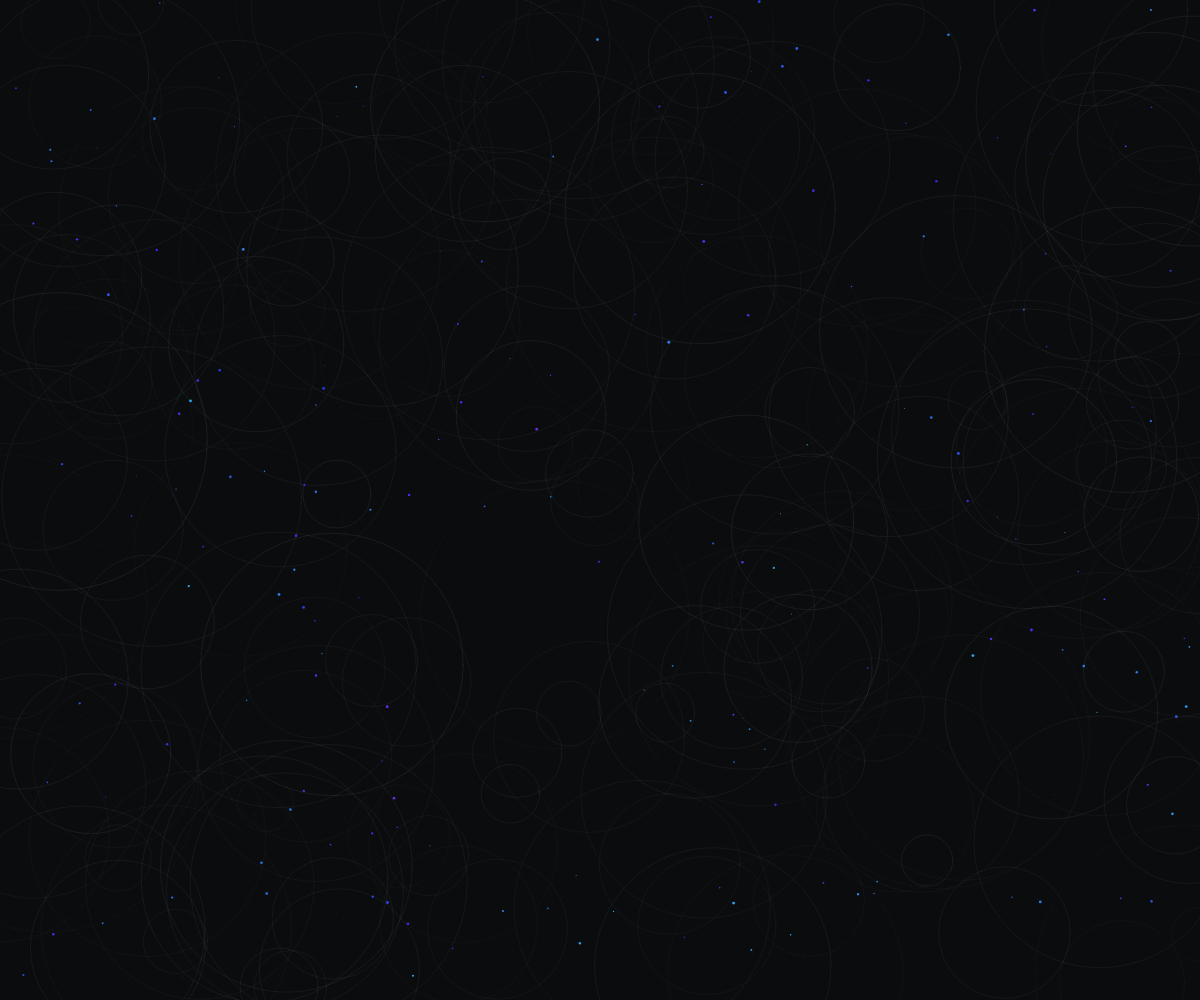
Frame 1 (no input)
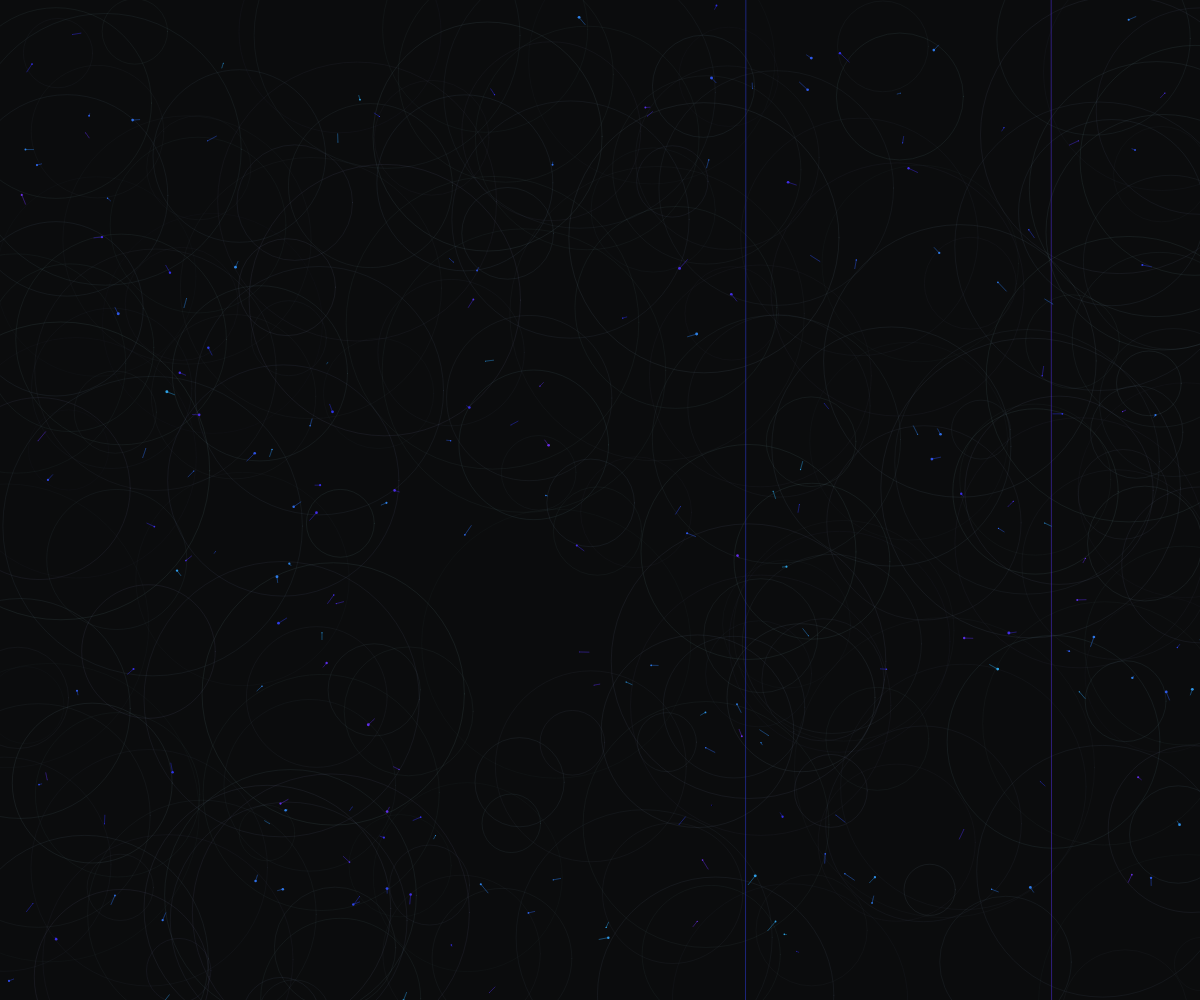
Frame 60 (no input)
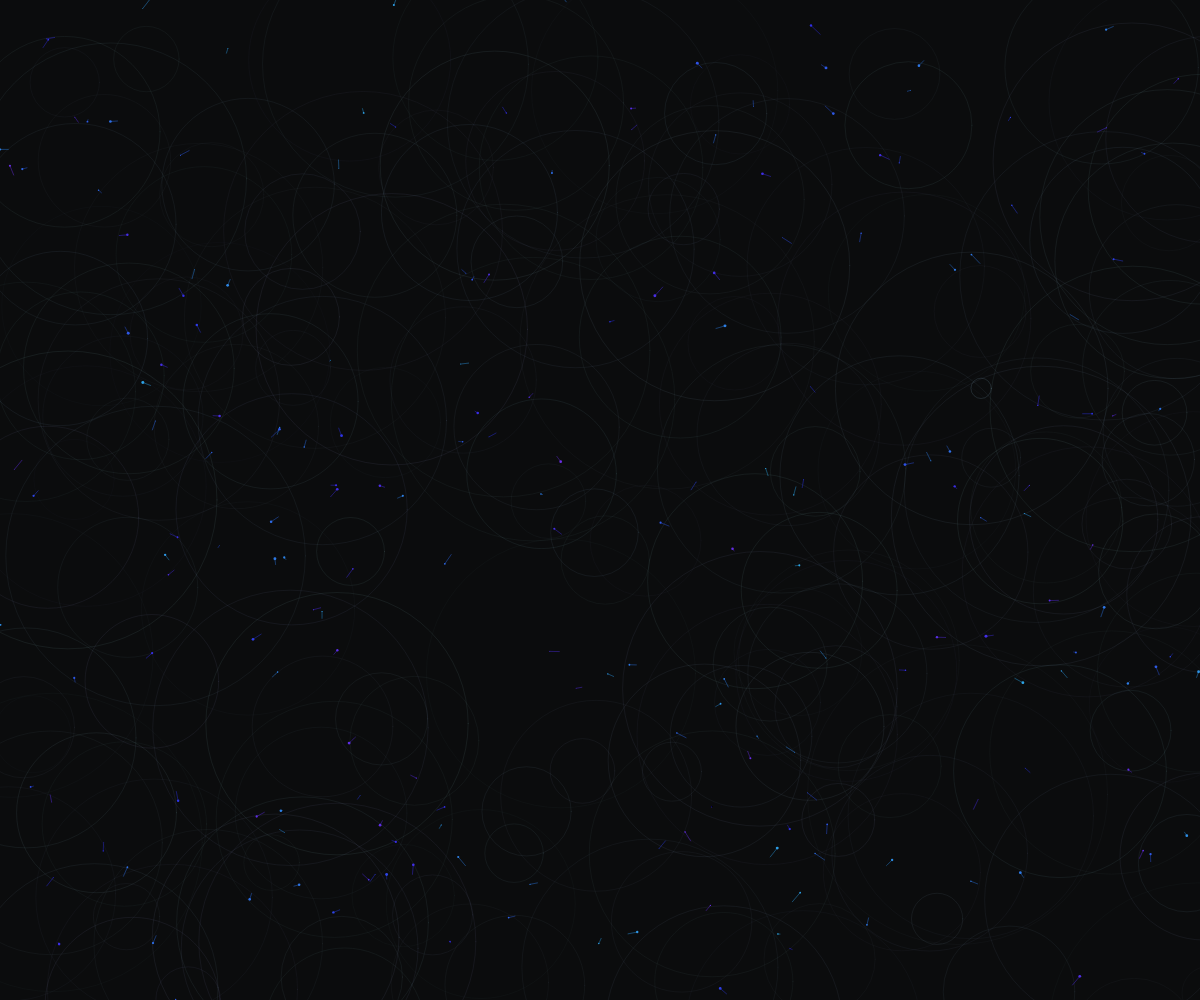
Frame 120 (the mouse pressed at the canvas centre since frame 60)

The p5.js sketch that drew these frames (run headless with seeded random() and noise() and a simulated clock; from frame 60 on, the mouse is pressed at the canvas centre):

// p5.js sketch
// ── sketch.js
let circles = [];
let stars = [];
let rippleCount = 0;
const maxRipples = 50;
let ripples = [];

function setup() {
  createCanvas(windowWidth, windowHeight);
  colorMode(HSB, 360, 100, 100, 1);
  
  // Create background circles
  for (let i = 0; i < 200; i++) {
    circles.push({
      x: random(width),
      y: random(height),
      size: random(50, 300),
      speed: random(0.001, 0.005),
      hue: random(180, 240),
      alpha: random(0.02, 0.08)
    });
  }
  
  // Create stars
  for (let i = 0; i < 200; i++) {
    stars.push({
      x: random(width),
      y: random(height),
      size: random(0.5, 3),
      speedX: random(-0.5, 0.5),
      speedY: random(-0.5, 0.5),
      hue: random(200, 260),
      trail: [],
      maxTrailLength: 20
    });
  }
  
  // Initialize ripples
  for (let i = 0; i < maxRipples; i++) {
    ripples.push({
      x: 0,
      y: 0,
      size: 0,
      alpha: 0,
      maxAlpha: random(0.3, 0.6),
      growth: random(0.5, 2),
      decay: random(0.005, 0.01)
    });
  }
}

function draw() {
  background(220, 10, 5);
  
  // Update and display circles
  for (let circle of circles) {
    circle.x += sin(frameCount * circle.speed) * 0.5;
    circle.y += cos(frameCount * circle.speed) * 0.5;
    
    noFill();
    stroke(circle.hue, 30, 90, circle.alpha);
    ellipse(circle.x, circle.y, circle.size);
  }
  
  // Update and display stars
  for (let star of stars) {
    // Move star
    star.x += star.speedX;
    star.y += star.speedY;
    
    // Wrap around edges
    if (star.x < -10) star.x = width + 10;
    if (star.x > width + 10) star.x = -10;
    if (star.y < -10) star.y = height + 10;
    if (star.y > height + 10) star.y = -10;
    
    // Add to trail
    star.trail.push({x: star.x, y: star.y});
    if (star.trail.length > star.maxTrailLength) {
      star.trail.shift();
    }
    
    // Draw trail
    noFill();
    stroke(star.hue, 80, 90, 0.5);
    beginShape();
    for (let point of star.trail) {
      vertex(point.x, point.y);
    }
    endShape();
    
    // Draw star
    fill(star.hue, 80, 90);
    noStroke();
    ellipse(star.x, star.y, star.size);
  }
  
  // Create ripples occasionally
  if (frameCount % 100 === 0 && rippleCount < maxRipples) {
    let ripple = ripples[rippleCount];
    ripple.x = random(width);
    ripple.y = random(height);
    ripple.size = 0;
    ripple.alpha = ripple.maxAlpha;
    rippleCount++;
  }
  
  // Update and display ripples
  for (let i = 0; i < rippleCount; i++) {
    let ripple = ripples[i];
    ripple.size += ripple.growth;
    ripple.alpha -= ripple.decay;
    
    if (ripple.alpha <= 0) {
      // Reset ripple
      ripple.x = random(width);
      ripple.y = random(height);
      ripple.size = 0;
      ripple.alpha = ripple.maxAlpha;
    }
    
    noFill();
    stroke(200, 30, 90, ripple.alpha * 0.5);
    ellipse(ripple.x, ripple.y, ripple.size);
  }
}

function windowResized() {
  resizeCanvas(windowWidth, windowHeight);
}
